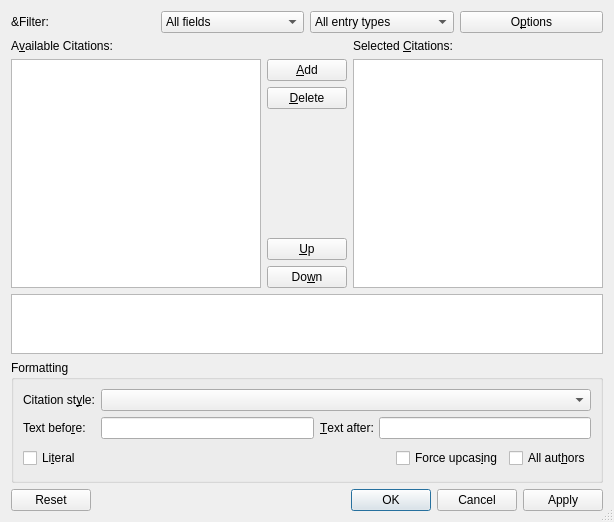
<?xml version="1.0" encoding="UTF-8"?>
<ui version="4.0">
 <class>CitationUi</class>
 <widget class="QDialog" name="CitationUi">
  <property name="geometry">
   <rect>
    <x>0</x>
    <y>0</y>
    <width>614</width>
    <height>522</height>
   </rect>
  </property>
  <property name="windowTitle">
   <string/>
  </property>
  <property name="sizeGripEnabled">
   <bool>true</bool>
  </property>
  <layout class="QGridLayout" name="gridLayout_3">
   <item row="0" column="0">
    <layout class="QHBoxLayout" name="horizontalLayout_6">
     <item>
      <layout class="QHBoxLayout" name="horizontalLayout_5">
       <item>
        <widget class="QLabel" name="findKeysLA">
         <property name="text">
          <string>&amp;Filter:</string>
         </property>
         <property name="alignment">
          <set>Qt::AlignLeading|Qt::AlignLeft|Qt::AlignVCenter</set>
         </property>
        </widget>
       </item>
       <item>
        <layout class="QHBoxLayout" name="filterBarL"/>
       </item>
      </layout>
     </item>
     <item>
      <widget class="QComboBox" name="fieldsCO">
       <property name="sizePolicy">
        <sizepolicy hsizetype="Preferred" vsizetype="Fixed">
         <horstretch>0</horstretch>
         <verstretch>0</verstretch>
        </sizepolicy>
       </property>
       <property name="toolTip">
        <string>Select the fields on which the filter applies</string>
       </property>
       <property name="maxVisibleItems">
        <number>16</number>
       </property>
       <property name="insertPolicy">
        <enum>QComboBox::NoInsert</enum>
       </property>
       <property name="sizeAdjustPolicy">
        <enum>QComboBox::AdjustToContents</enum>
       </property>
       <item>
        <property name="text">
         <string>All fields</string>
        </property>
       </item>
      </widget>
     </item>
     <item>
      <widget class="QComboBox" name="entriesCO">
       <property name="sizePolicy">
        <sizepolicy hsizetype="Preferred" vsizetype="Fixed">
         <horstretch>0</horstretch>
         <verstretch>0</verstretch>
        </sizepolicy>
       </property>
       <property name="toolTip">
        <string>Select the entry types on which the filter applies</string>
       </property>
       <property name="insertPolicy">
        <enum>QComboBox::NoInsert</enum>
       </property>
       <property name="sizeAdjustPolicy">
        <enum>QComboBox::AdjustToContents</enum>
       </property>
       <item>
        <property name="text">
         <string>All entry types</string>
        </property>
       </item>
      </widget>
     </item>
     <item>
      <widget class="QPushButton" name="searchOptionsPB">
       <property name="toolTip">
        <string>Click for more filter options</string>
       </property>
       <property name="text">
        <string>O&amp;ptions</string>
       </property>
       <property name="autoDefault">
        <bool>false</bool>
       </property>
      </widget>
     </item>
    </layout>
   </item>
   <item row="1" column="0">
    <layout class="QVBoxLayout" name="verticalLayout_2">
     <item>
      <layout class="QGridLayout" name="gridLayout">
       <item row="0" column="0">
        <layout class="QHBoxLayout" name="horizontalLayout">
         <item>
          <layout class="QVBoxLayout" name="verticalLayout_3">
           <item>
            <widget class="QLabel" name="availableKeysLA">
             <property name="text">
              <string>A&amp;vailable Citations:</string>
             </property>
             <property name="buddy">
              <cstring>availableLV</cstring>
             </property>
            </widget>
           </item>
           <item>
            <widget class="QListView" name="availableLV">
             <property name="toolTip">
              <string/>
             </property>
             <property name="editTriggers">
              <set>QAbstractItemView::NoEditTriggers</set>
             </property>
            </widget>
           </item>
          </layout>
         </item>
         <item>
          <layout class="QVBoxLayout" name="verticalLayout">
           <item>
            <widget class="QLabel" name="spacerLA"/>
           </item>
           <item>
            <widget class="QPushButton" name="addPB">
             <property name="toolTip">
              <string>Click or press Enter to add the selected citation to the list</string>
             </property>
             <property name="text">
              <string>&amp;Add</string>
             </property>
             <property name="autoDefault">
              <bool>false</bool>
             </property>
            </widget>
           </item>
           <item>
            <widget class="QPushButton" name="deletePB">
             <property name="toolTip">
              <string>Click or press Delete to delete the selected citation from the list</string>
             </property>
             <property name="text">
              <string>&amp;Delete</string>
             </property>
             <property name="autoDefault">
              <bool>false</bool>
             </property>
            </widget>
           </item>
           <item>
            <spacer>
             <property name="orientation">
              <enum>Qt::Vertical</enum>
             </property>
             <property name="sizeHint" stdset="0">
              <size>
               <width>77</width>
               <height>1</height>
              </size>
             </property>
            </spacer>
           </item>
           <item>
            <widget class="QPushButton" name="upPB">
             <property name="sizePolicy">
              <sizepolicy hsizetype="Minimum" vsizetype="Fixed">
               <horstretch>0</horstretch>
               <verstretch>0</verstretch>
              </sizepolicy>
             </property>
             <property name="toolTip">
              <string>Move the selected citation up (Ctrl-Up)</string>
             </property>
             <property name="text">
              <string>&amp;Up</string>
             </property>
             <property name="icon">
              <iconset>
               <normaloff>.</normaloff>.</iconset>
             </property>
             <property name="autoDefault">
              <bool>false</bool>
             </property>
            </widget>
           </item>
           <item>
            <widget class="QPushButton" name="downPB">
             <property name="sizePolicy">
              <sizepolicy hsizetype="Minimum" vsizetype="Fixed">
               <horstretch>0</horstretch>
               <verstretch>0</verstretch>
              </sizepolicy>
             </property>
             <property name="toolTip">
              <string>Move the selected citation down (Ctrl-Down)</string>
             </property>
             <property name="text">
              <string>Do&amp;wn</string>
             </property>
             <property name="icon">
              <iconset>
               <normaloff>.</normaloff>.</iconset>
             </property>
             <property name="autoDefault">
              <bool>false</bool>
             </property>
            </widget>
           </item>
          </layout>
         </item>
         <item>
          <layout class="QVBoxLayout" name="verticalLayout_4">
           <item>
            <widget class="QLabel" name="selectedKeysLA">
             <property name="text">
              <string>Selected &amp;Citations:</string>
             </property>
             <property name="buddy">
              <cstring>selectedLV</cstring>
             </property>
            </widget>
           </item>
           <item>
            <widget class="QTableView" name="selectedLV">
             <property name="toolTip">
              <string/>
             </property>
            </widget>
           </item>
          </layout>
         </item>
        </layout>
       </item>
       <item row="1" column="0">
        <widget class="QTextEdit" name="infoML">
         <property name="maximumSize">
          <size>
           <width>16777215</width>
           <height>60</height>
          </size>
         </property>
         <property name="acceptDrops">
          <bool>false</bool>
         </property>
         <property name="toolTip">
          <string/>
         </property>
         <property name="readOnly">
          <bool>true</bool>
         </property>
        </widget>
       </item>
      </layout>
     </item>
    </layout>
   </item>
   <item row="2" column="0">
    <widget class="QGroupBox" name="FormattingGB">
     <property name="title">
      <string>Formatting</string>
     </property>
     <property name="flat">
      <bool>true</bool>
     </property>
     <layout class="QGridLayout" name="gridLayout_2">
      <item row="0" column="0">
       <layout class="QHBoxLayout" name="horizontalLayout_3">
        <item>
         <layout class="QVBoxLayout" name="verticalLayout_5">
          <item>
           <widget class="QLabel" name="citationStyleLA">
            <property name="text">
             <string>Citation st&amp;yle:</string>
            </property>
            <property name="buddy">
             <cstring>citationStyleCO</cstring>
            </property>
           </widget>
          </item>
          <item>
           <widget class="QLabel" name="textBeforeLA">
            <property name="text">
             <string>Text befo&amp;re:</string>
            </property>
            <property name="buddy">
             <cstring>textBeforeED</cstring>
            </property>
           </widget>
          </item>
         </layout>
        </item>
        <item>
         <layout class="QVBoxLayout" name="verticalLayout_6">
          <item>
           <widget class="QComboBox" name="citationStyleCO">
            <property name="sizePolicy">
             <sizepolicy hsizetype="MinimumExpanding" vsizetype="Fixed">
              <horstretch>0</horstretch>
              <verstretch>0</verstretch>
             </sizepolicy>
            </property>
            <property name="toolTip">
             <string>Citation style to use, if different styles are provided</string>
            </property>
           </widget>
          </item>
          <item>
           <layout class="QHBoxLayout" name="horizontalLayout_2">
            <item>
             <widget class="QLineEdit" name="textBeforeED">
              <property name="toolTip">
               <string>Text that precedes the reference (e.g., &quot;cf.&quot;), if the current citation style supports this.</string>
              </property>
             </widget>
            </item>
            <item>
             <widget class="QLabel" name="textAfterLA">
              <property name="text">
               <string>&amp;Text after:</string>
              </property>
              <property name="buddy">
               <cstring>textAfterED</cstring>
              </property>
             </widget>
            </item>
            <item>
             <widget class="QLineEdit" name="textAfterED">
              <property name="toolTip">
               <string>Text that follows the reference (e.g., pages), if the current citation style supports this.</string>
              </property>
             </widget>
            </item>
           </layout>
          </item>
         </layout>
        </item>
       </layout>
      </item>
      <item row="1" column="0">
       <layout class="QHBoxLayout">
        <property name="spacing">
         <number>6</number>
        </property>
        <property name="leftMargin">
         <number>0</number>
        </property>
        <property name="topMargin">
         <number>0</number>
        </property>
        <property name="rightMargin">
         <number>0</number>
        </property>
        <property name="bottomMargin">
         <number>0</number>
        </property>
        <item>
         <widget class="QCheckBox" name="literalCB">
          <property name="toolTip">
           <string>Pass content of `Text before' and `Text after' fields literally to LaTeX. Check this if you want to enter LaTeX code.</string>
          </property>
          <property name="text">
           <string>Li&amp;teral</string>
          </property>
         </widget>
        </item>
        <item>
         <spacer>
          <property name="orientation">
           <enum>Qt::Horizontal</enum>
          </property>
          <property name="sizeHint" stdset="0">
           <size>
            <width>21</width>
            <height>26</height>
           </size>
          </property>
         </spacer>
        </item>
        <item>
         <widget class="QCheckBox" name="forceuppercaseCB">
          <property name="toolTip">
           <string>Force upper case in names (&quot;Del Piero&quot;, not &quot;del Piero&quot;), if the current citation style supports this.</string>
          </property>
          <property name="text">
           <string>Force upcas&amp;ing</string>
          </property>
         </widget>
        </item>
        <item>
         <widget class="QCheckBox" name="starredCB">
          <property name="toolTip">
           <string>Always list all authors (rather than using &quot;et al.&quot;), if the current citation style supports this.</string>
          </property>
          <property name="text">
           <string>All aut&amp;hors</string>
          </property>
         </widget>
        </item>
       </layout>
      </item>
     </layout>
    </widget>
   </item>
   <item row="3" column="0">
    <layout class="QHBoxLayout">
     <property name="spacing">
      <number>6</number>
     </property>
     <property name="leftMargin">
      <number>0</number>
     </property>
     <property name="topMargin">
      <number>0</number>
     </property>
     <property name="rightMargin">
      <number>0</number>
     </property>
     <property name="bottomMargin">
      <number>0</number>
     </property>
     <item>
      <widget class="QDialogButtonBox" name="buttonBox">
       <property name="standardButtons">
        <set>QDialogButtonBox::Apply|QDialogButtonBox::Cancel|QDialogButtonBox::Ok|QDialogButtonBox::Reset</set>
       </property>
      </widget>
     </item>
    </layout>
   </item>
  </layout>
 </widget>
 <tabstops>
  <tabstop>fieldsCO</tabstop>
  <tabstop>entriesCO</tabstop>
  <tabstop>searchOptionsPB</tabstop>
  <tabstop>availableLV</tabstop>
  <tabstop>addPB</tabstop>
  <tabstop>deletePB</tabstop>
  <tabstop>upPB</tabstop>
  <tabstop>downPB</tabstop>
  <tabstop>citationStyleCO</tabstop>
  <tabstop>textBeforeED</tabstop>
  <tabstop>textAfterED</tabstop>
  <tabstop>forceuppercaseCB</tabstop>
  <tabstop>starredCB</tabstop>
  <tabstop>infoML</tabstop>
 </tabstops>
 <includes>
  <include location="local">qt_i18n.h</include>
 </includes>
 <resources/>
 <connections/>
</ui>
